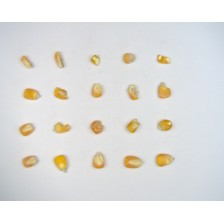
#> input picture data/processed/train/broken/ckcnn_broken_0000.jpg, 224 x 224 px; its folder holds only this picture in this run
$ python train_sklearn_baseline.py
#> lines starting #> are read from the running program, lines starting #| are printed output that depends on the picture
import argparse
import json
import pickle
from pathlib import Path

import numpy as np
from PIL import Image
from sklearn.ensemble import RandomForestClassifier
from sklearn.linear_model import LogisticRegression
from sklearn.metrics import accuracy_score, classification_report, f1_score, precision_score, recall_score
from sklearn.pipeline import make_pipeline
from sklearn.preprocessing import StandardScaler
from sklearn.svm import LinearSVC


ROOT = Path(__file__).resolve().parents[1]


def load_split(split_dir: Path, image_size: int):
#> called with image_size = 96
    classes = sorted([path.name for path in split_dir.iterdir() if path.is_dir()])
    rows = []
    labels = []
    for label_index, class_name in enumerate(classes):
        for path in sorted((split_dir / class_name).glob("*")):
            if path.suffix.lower() not in {".jpg", ".jpeg", ".png", ".tif", ".tiff"}:
                continue
            with Image.open(path) as image:
#> image is the input picture: PIL image 224x224 RGB; mean R, G, B 225.5, 225.1, 223
                image = image.convert("RGB").resize((image_size, image_size))
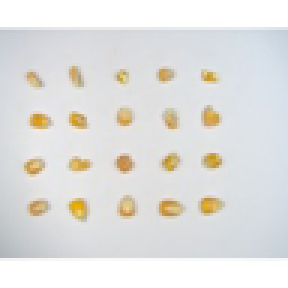
#> image: PIL image 96x96 RGB (shown 3 times larger); mean R, G, B 225.5, 225.1, 223
                arr = np.asarray(image, dtype=np.float32) / 255.0
                color_mean = arr.mean(axis=(0, 1))
#> color_mean = [0.884, 0.883, 0.875]
                color_std = arr.std(axis=(0, 1))
#> color_std = [0.065, 0.0774, 0.128]
                hist_features = []
                for channel in range(3):
                    hist, _ = np.histogram(arr[:, :, channel], bins=16, range=(0, 1), density=True)
                    hist_features.extend(hist.tolist())
#> after the loop, hist_features = 48 values, max 7.84 at index 13, min 0 at index 0, mean 1
                small = Image.fromarray((arr * 255).astype(np.uint8)).resize((32, 32))
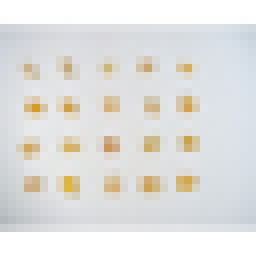
#> small: PIL image 32x32 RGB (shown 8 times larger); mean R, G, B 225.5, 225, 223
                pixels = np.asarray(small, dtype=np.float32).reshape(-1) / 255.0
#> pixels = 3072 values, max 1 at index 0, min 0.149 at index 1262, mean 0.88
                rows.append(np.concatenate([color_mean, color_std, hist_features, pixels]))
                labels.append(label_index)
#> pass 2 of the loop in load_split, `for label_index, class_name in enumerate(classes):`:
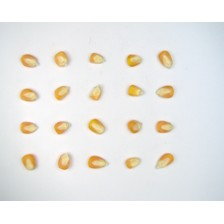
#> input picture data/processed/train/good/ckcnn_good_0001.jpg, 224 x 224 px
#> in load_split, image is the input picture: PIL image 224x224 RGB; mean R, G, B 235.2, 234.3, 231.3
#> in load_split, `image = image.convert("RGB").resize((image_size, image_size))`:
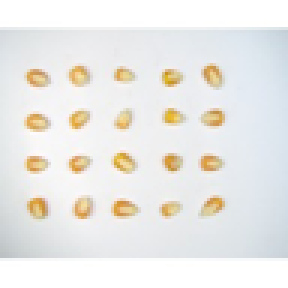
#> image: PIL image 96x96 RGB (shown 3 times larger); mean R, G, B 235.2, 234.3, 231.3
#> color_mean = [0.922, 0.919, 0.907]
#> color_std = [0.0541, 0.0712, 0.129]
#> after the loop in load_split, `for channel in range(3):`: hist_features = 48 values, max 8.2 at index 30, min 0 at index 0, mean 1
#> in load_split, `small = Image.fromarray((arr * 255).astype(np.uint8)).resize((32, 32))`:
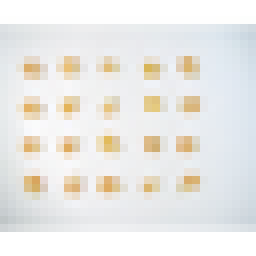
#> small: PIL image 32x32 RGB (shown 8 times larger); mean R, G, B 235.1, 234.2, 231.2
#> pixels = 3072 values, max 1 at index 0, min 0.341 at index 824, mean 0.916
    return np.asarray(rows), np.asarray(labels), classes


def evaluate(name, model, x_train, y_train, x_test, y_test, classes):
    model.fit(x_train, y_train)
    pred = model.predict(x_test)
    return {
        "model": name,
        "accuracy": float(accuracy_score(y_test, pred)),
        "precision_macro": float(precision_score(y_test, pred, average="macro", zero_division=0)),
        "recall_macro": float(recall_score(y_test, pred, average="macro", zero_division=0)),
        "f1_macro": float(f1_score(y_test, pred, average="macro", zero_division=0)),
        "classification_report": classification_report(
            y_test,
            pred,
            target_names=classes,
            zero_division=0,
            output_dict=True,
        ),
        "estimator": model,
    }


def main():
    parser = argparse.ArgumentParser(description="Train lightweight classical baselines from image features.")
    parser.add_argument("--data-dir", default="data/processed")
    parser.add_argument("--image-size", type=int, default=96)
    parser.add_argument("--out", default="reports/sklearn_model_comparison.json")
    args = parser.parse_args()

    data_dir = ROOT / args.data_dir
    x_train, y_train, classes = load_split(data_dir / "train", args.image_size)
#> y_train = [0, 1]; classes = ['broken', 'good']
    x_val, y_val, val_classes = load_split(data_dir / "val", args.image_size)
    x_test, y_test, test_classes = load_split(data_dir / "test", args.image_size)
    if classes != val_classes or classes != test_classes:
        raise SystemExit("Class folders must match across train/val/test.")

    x_train_full = np.concatenate([x_train, x_val])
    y_train_full = np.concatenate([y_train, y_val])

    candidates = [
        ("logistic_regression", make_pipeline(StandardScaler(), LogisticRegression(max_iter=2000))),
        ("linear_svm", make_pipeline(StandardScaler(), LinearSVC(max_iter=5000))),
        ("random_forest", RandomForestClassifier(n_estimators=250, random_state=42, class_weight="balanced")),
    ]
    results = []
    best = None
    for name, model in candidates:
        row = evaluate(name, model, x_train_full, y_train_full, x_test, y_test, classes)
        estimator = row.pop("estimator")
        results.append(row)
        if best is None or row["f1_macro"] > best[0]["f1_macro"]:
            best = (row, estimator)
        print(json.dumps(row, indent=2))

    ranked = sorted(results, key=lambda item: item["f1_macro"], reverse=True)
    out = ROOT / args.out
    out.parent.mkdir(parents=True, exist_ok=True)
    out.write_text(json.dumps({"classes": classes, "recommended_model": ranked[0]["model"], "ranking": ranked}, indent=2), encoding="utf-8")
    with (ROOT / "reports" / "sklearn_best_model.pkl").open("wb") as file:
        pickle.dump({"classes": classes, "model": best[1], "image_size": args.image_size}, file)
    print(f"Saved {out}")


if __name__ == "__main__":
#> (the run stopped early here; a loop or call above may not have finished)
